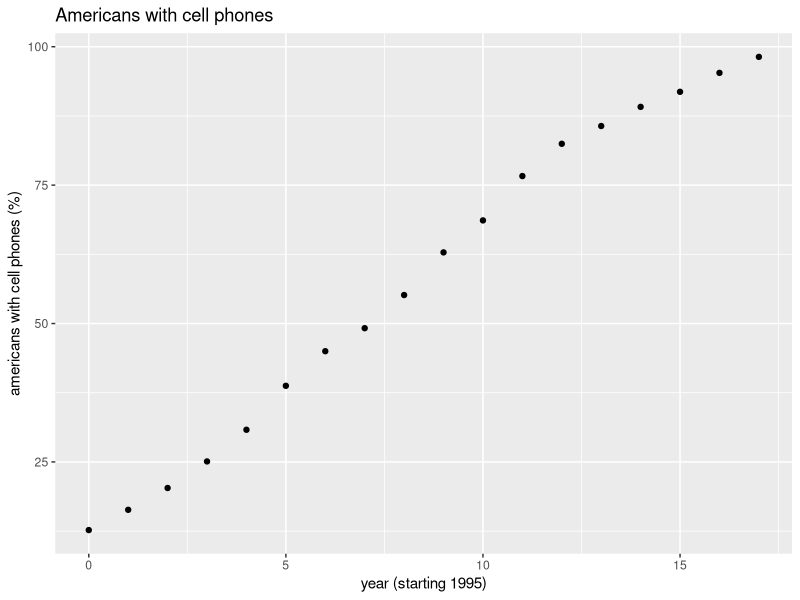
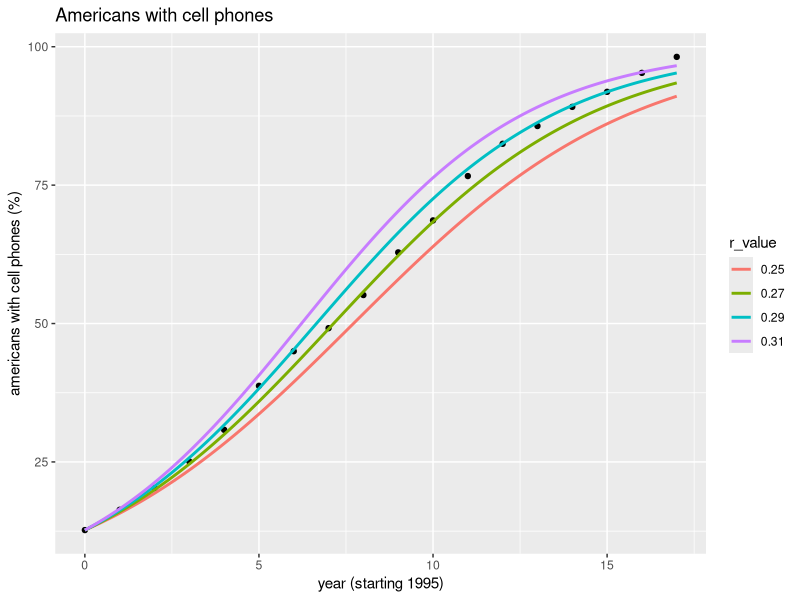

Write R code to recreate these figures, in order.
## ---- chunk 1
knitr::opts_chunk$set(echo = TRUE, warning = FALSE, message = FALSE)
library(ggplot2)

## ---- chunk 2
data <- data.frame(
  x = c(0, 1, 2, 3, 4, 5, 6, 7, 8, 9, 10, 11, 12, 13, 14, 15, 16, 17),
  y = c(12.69, 16.35, 20.29, 25.09, 30.81, 38.75, 45.00, 49.16, 55.15, 62.852, 68.63, 76.64, 82.47, 85.68, 89.14, 91.86, 95.28, 98.17)
)

scatter_plot <- ggplot(data, aes(x, y)) +
  geom_point() +
  labs(title = "Americans with cell phones",
       x = "year (starting 1995)",
       y = "americans with cell phones (%)")

print(scatter_plot)
## ---- chunk 3
N_0 = 12.69
B = 100

print("12.69 is a good N_0 value because in 1995 (year 0), the percent coverage starts at 12.69%")
print("100 is a good carrying capacity because the highest % coverage possible is full, 100% coverage")
## ---- chunk 4
r_values = c(0.25, 0.27, 0.29, 0.31)

x_seq <- seq(0, 17, by = 0.1)

logistic_model <- function(x_seq, r_val){(N_0*B)/(N_0 + (B-N_0)*exp(-r_val*x_seq))}


logistic_data <- data.frame()

for (r_val in r_values) {
  y_values <- logistic_model(x_seq, r_val)
  logistic_data <- rbind(logistic_data, data.frame(x = x_seq, y = y_values, r_value = as.character(r_val)))
}


final_plot <- scatter_plot +
  geom_line(data = logistic_data, aes(x = x, y = y, color = r_value), size = 1) +
  labs(title = "Americans with cell phones",
       x = "year (starting 1995)",
       y = "americans with cell phones (%)")

print(final_plot)

#0.29 seems like the best r value
## ---- chunk 5
predicted_2013 = logistic_model(18, 0.29)
print(predicted_2013)
